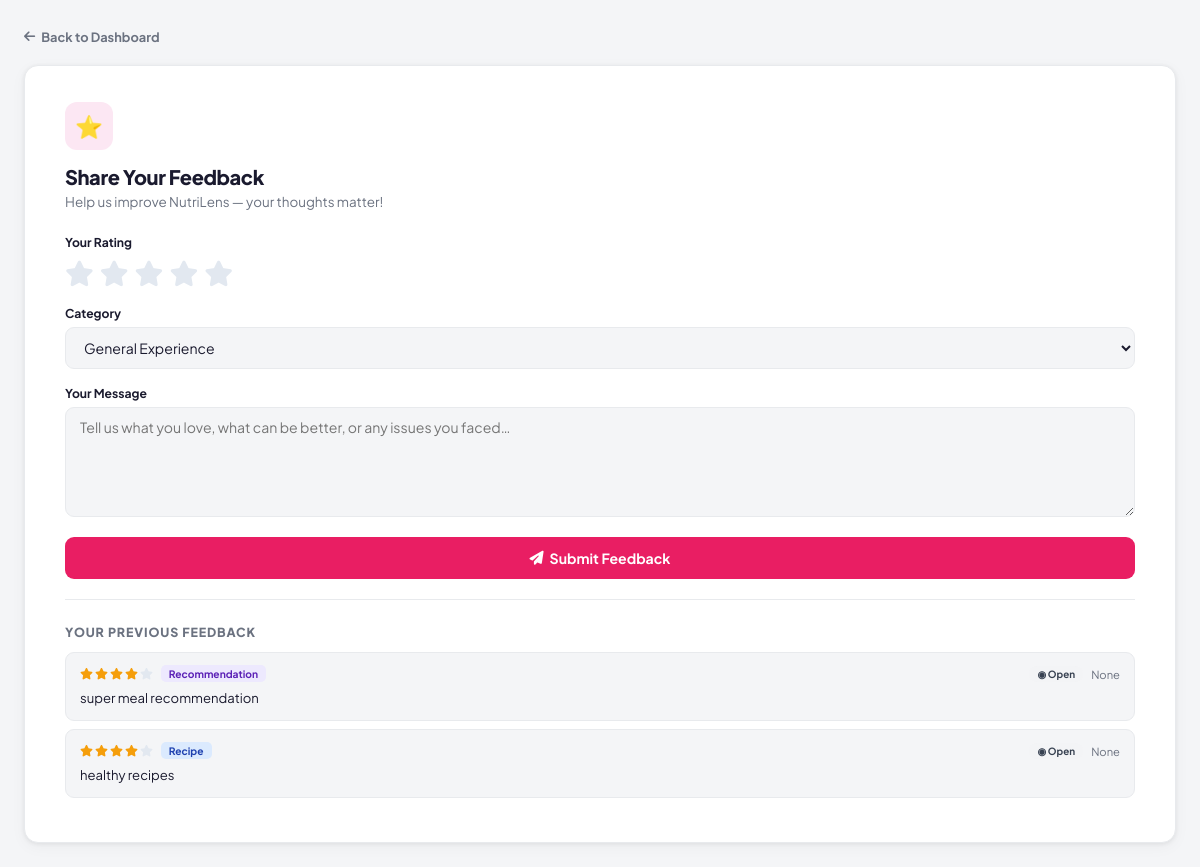
The page /feedback (signed in) on the database its author committed.
### tables this page shows
CREATE TABLE user_feedback (
    id           INTEGER PRIMARY KEY AUTOINCREMENT,
    user_id      INTEGER NOT NULL,
    rating       INTEGER NOT NULL CHECK(rating BETWEEN 1 AND 5),
    category     TEXT    NOT NULL DEFAULT 'general',
    message      TEXT    NOT NULL,
    status       TEXT    NOT NULL DEFAULT 'open',
    admin_reply  TEXT,
    submitted_at DATETIME DEFAULT (datetime('now','localtime')),
    FOREIGN KEY (user_id) REFERENCES users(id) ON DELETE CASCADE
);

### app.py (the view, shortened to what this page needs)
@app.route("/feedback", methods=["GET", "POST"])
def user_feedback():
    if "user_id" not in session:
        return redirect("/login")
    success = error = None
    conn = get_db_connection()
    my_feedback = conn.execute("""
        SELECT id, rating, category, message, status, admin_reply,
               strftime('%d %b %Y', submitted_at) as submitted_at
        FROM user_feedback WHERE user_id=? ORDER BY submitted_at DESC LIMIT 10
    """, (session["user_id"],)).fetchall()
    conn.close()
    return render_template("user/feedback.html", success=success, error=error, my_feedback=my_feedback)

### app.py (called while the page is built)
def get_db_connection():
    conn = sqlite3.connect(DATABASE)
    conn.row_factory = sqlite3.Row
    return conn

### templates/user/feedback.html (shortened to what this page needs)
<!DOCTYPE html>
<html lang="en">
<head>
    <link rel="stylesheet" href="https://cdnjs.cloudflare.com/ajax/libs/font-awesome/6.4.0/css/all.min.css">
</head>
<body>
    <div class="container">
        <a href="/dashboard" class="back-link"><i class="fas fa-arrow-left"></i> Back to Dashboard</a>
        <div class="card">
            <div class="card-icon">⭐</div>
            <div class="card-title">Share Your Feedback</div>
            <div class="card-sub">Help us improve NutriLens — your thoughts matter!</div>
            <form method="POST" action="/feedback">
                <div class="form-group">
                    <label class="form-label">Your Rating</label>
                    <div class="star-group">
                        <label for="s5"><i class="fas fa-star"></i></label>
                        <label for="s4"><i class="fas fa-star"></i></label>
                        <label for="s3"><i class="fas fa-star"></i></label>
                        <label for="s2"><i class="fas fa-star"></i></label>
                        <label for="s1"><i class="fas fa-star"></i></label>
                    </div>
                </div>
                <div class="form-group">
                    <label class="form-label">Category</label>
                    <select name="category" class="form-control">
                        <option value="general">General Experience</option>
                    </select>
                </div>
                <div class="form-group">
                    <label class="form-label">Your Message</label>
                    <textarea name="message" class="form-control"
                        placeholder="Tell us what you love, what can be better, or any issues you faced…" required
                        minlength="10"></textarea>
                </div>
                <button type="submit" class="btn btn-brand"><i class="fas fa-paper-plane"></i> Submit Feedback</button>
            </form>
            {% if my_feedback %}
            <div class="divider"></div>
            <div class="prev-feedback">
                <div class="prev-title">Your Previous Feedback</div>
                {% for fb in my_feedback %}
                <div class="prev-item">
                    <div class="prev-header">
                        <div style="display:flex;align-items:center;gap:8px">
                            <div class="prev-stars">
                                {% for i in range(1,6) %}<i
                                    class="fas fa-star prev-star {% if i <= fb.rating %}on{% endif %}"></i>{% endfor %}
                            </div>
                            <span class="prev-badge"
                                style="background:{% if fb.category=='complaint' %}#fef2f2;color:#dc2626{% elif fb.category=='recommendation' %}#ede9fe;color:#5b21b6{% elif fb.category=='recipe' %}#dbeafe;color:#1e40af{% elif fb.category=='dietitian' %}#d1fae5;color:#065f46{% elif fb.category=='app' %}#fef3c7;color:#92400e{% else %}#f3f4f6;color:#374151{% endif %}">{{
                                fb.category|title }}</span>
                        </div>
                        <div style="display:flex;align-items:center;gap:8px">
                            {% if fb.status == 'resolved' %}
                            <span class="status-chip" style="background:#d1fae5;color:#065f46">✓ Resolved</span>
                            {% elif fb.status == 'in_progress' %}
                            <span class="status-chip" style="background:#fef3c7;color:#92400e">⟳ In Progress</span>
                            {% else %}
                            <span class="status-chip" style="background:#f3f4f6;color:#374151">◉ Open</span>
                            {% endif %}
                            <span class="prev-date">{{ fb.submitted_at }}</span>
                        </div>
                    </div>
                    <div class="prev-msg">{{ fb.message }}</div>
                </div>
                {% endfor %}
            </div>
            {% endif %}
        </div>
    </div>
</body>
</html>

### templates/user/feedback.html (style rules this page uses)
:root { --brand: #e91e63; --brand-dark: #be185d; --brand-soft: #fce7f3; --bg: #f4f5f7; --surface: #fff; --text: #1a1a2e; --muted: #6b7280; --border: #e8eaed; --shadow: 0 1px 4px rgba(0, 0, 0, .07), 0 4px 16px rgba(0, 0, 0, .04); --radius: 14px; }
* { box-sizing: border-box; margin: 0; padding: 0; }
body { font-family: 'Plus Jakarta Sans', sans-serif; background: var(--bg); color: var(--text); min-height: 100vh; padding: 24px; }
.container { width: 100%; min-height: calc(100vh - 48px); }
.back-link { display: inline-flex; align-items: center; gap: 6px; font-size: .8rem; font-weight: 700; color: var(--muted); text-decoration: none; margin-bottom: 20px; transition: color .15s; }
.card { background: var(--surface); border-radius: var(--radius); padding: 28px; box-shadow: var(--shadow); border: 1px solid var(--border); width: 100%; }
.card-icon { width: 48px; height: 48px; border-radius: 12px; background: var(--brand-soft); display: flex; align-items: center; justify-content: center; font-size: 1.4rem; margin-bottom: 14px; }
.card-title { font-size: 1.25rem; font-weight: 800; letter-spacing: -.02em; margin-bottom: 4px; }
.card-sub { font-size: .84rem; color: var(--muted); margin-bottom: 24px; }
.form-group { margin-bottom: 16px; }
.form-label { display: block; font-size: .76rem; font-weight: 700; margin-bottom: 6px; color: var(--text); }
.form-control { width: 100%; padding: 10px 14px; border: 1.5px solid var(--border); border-radius: 9px; font-size: .88rem; font-family: inherit; outline: none; background: var(--bg); color: var(--text); transition: border-color .2s; }
textarea.form-control { resize: vertical; min-height: 110px; }
select.form-control { cursor: pointer; }
.star-group { display: flex; gap: 6px; flex-direction: row-reverse; justify-content: flex-end; }
.star-group label { font-size: 1.6rem; color: #e2e8f0; cursor: pointer; transition: color .15s; }
.btn { display: inline-flex; align-items: center; justify-content: center; gap: 6px; padding: 12px 20px; border-radius: 9px; font-size: .88rem; font-weight: 700; cursor: pointer; border: none; font-family: inherit; transition: all .15s; width: 100%; }
.btn-brand { background: var(--brand); color: #fff; }
.divider { height: 1px; background: var(--border); margin: 20px 0; }
.prev-feedback { margin-top: 24px; }
.prev-title { font-size: .78rem; font-weight: 800; text-transform: uppercase; letter-spacing: .07em; color: var(--muted); margin-bottom: 12px; }
.prev-item { background: var(--bg); border-radius: 9px; padding: 12px 14px; margin-bottom: 8px; border: 1px solid var(--border); }
.prev-header { display: flex; align-items: center; justify-content: space-between; margin-bottom: 6px; }
.prev-stars { display: flex; gap: 2px; }
.prev-star { color: #e2e8f0; font-size: .72rem; }
.prev-star.on { color: #f59e0b; }
.prev-date { font-size: .7rem; color: var(--muted); }
.prev-msg { font-size: .82rem; color: var(--text); line-height: 1.5; }
.prev-badge { display: inline-flex; padding: 2px 8px; border-radius: 5px; font-size: .64rem; font-weight: 700; }
.status-chip { display: inline-flex; align-items: center; gap: 3px; padding: 2px 8px; border-radius: 99px; font-size: .62rem; font-weight: 700; }
@media (min-width: 900px) { .container { max-width: 100%; } }
@media (min-width: 900px) { .card { padding: 36px 40px; } }

### rows shown on the page
user_feedback: rating 4 (drawn), category "Recommendation", status "◉ Open", submitted_at "None", message "super meal recommendation"
user_feedback: rating 4 (drawn), category "Recipe", status "◉ Open", submitted_at "None", message "healthy recipes"
